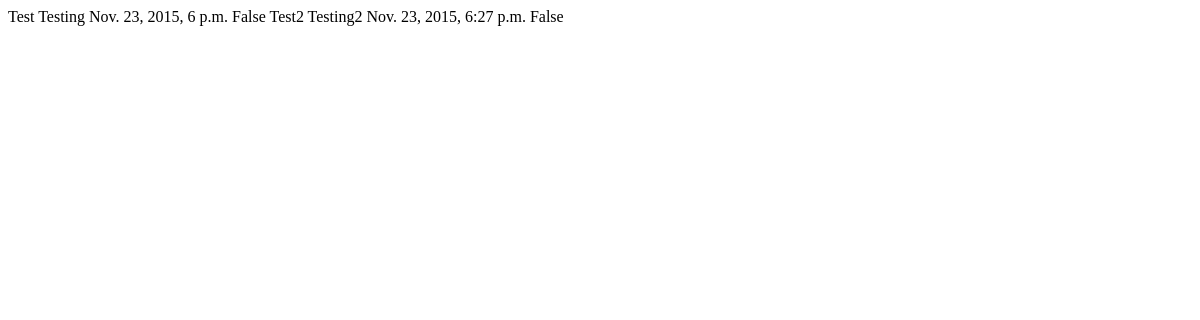
The page /post_request/ (signed in) on the database as committed earlier.
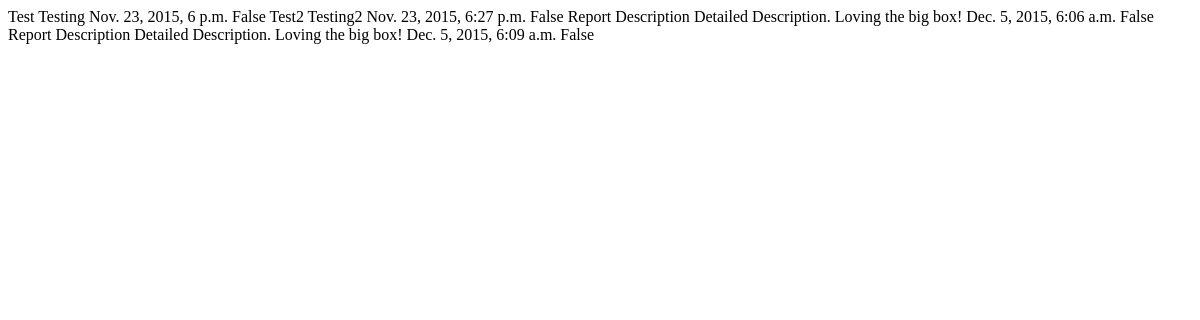
The same page on the database as committed later.
### myapplication/models.py (models this page shows)
class Report(models.Model):
    name = models.CharField(max_length=50, default='dummy_report', validators=[validate_report_name])
    timeStamp = models.DateTimeField(auto_now_add=True)
    shortDescription = models.CharField(max_length=50)
    detailedDescription = models.CharField(max_length=500)
    private = models.BooleanField(default=False)
    dct = models.ForeignKey(Dct, null=True)
    owner = models.ForeignKey(User, null=True)
    reportID = models.UUIDField(default=uuid.uuid4, editable=True)

### myapplication/views.py (the view)
# urls.py: url(r'^post_request/$', 'post_request', name='post_request'),
def post_request(request):
    global dctCurr
    global fErrDisplayed
    global stErr
    SM = request.user.groups.filter(name='Site_Managers').exists()
    if request.user.username not in mpuser_dctCurr:
        mpuser_dctCurr[request.user.username] = get_home_dct_from_user(request.user)
    if 'command' in request.POST:
        cliform = CLIForm(request.POST)
        if cliform.is_valid():
            rgwrd = request.POST['command'].split(' ')
            res = shell(rgwrd, request, mpuser_dctCurr[request.user.username])
            if isinstance(res, str):
                stErr = res
                fErrDisplay = False
            else:
                mpuser_dctCurr[request.user.username] = res
            return HttpResponseRedirect(reverse('myapplication.views.list'))
    else:
        cliform = CLIForm()
    reports = Report.objects.filter(dct=mpuser_dctCurr[request.user.username])
    documents = Document.objects.all()
    rgdct = Dct.objects.filter(dctParent=mpuser_dctCurr[request.user.username])
    stErrDisplay = None
    if not stErr == "" and not fErrDisplayed:
        stErrDisplay = stErr
        fErrDisplayed = True
    return render_to_response(
        'myapplication/post_request.html',
        {'documents': documents, 'reports': reports, 'rgdct': rgdct, 'cliform': cliform, 'dctCurr' : mpuser_dctCurr[request.user.username], 'path': pathFromDct(mpuser_dctCurr[request.user.username]), 'stErr' : stErrDisplay,'SM':SM},
        context_instance=RequestContext(request)
    )

### myapplication/shell.py (called while the page is built)
def pathFromDct(dct):
    path = ""
    while dct is not None:
        path = dct.stName + "/" + path
        dct = dct.dctParent
    path = "root/" + path
    return path

### myapplication/templates/myapplication/post_request.html
{% for report in reports %}
{{report.shortDescription}}
{{report.detailedDescription}}
{{report.timeStamp}}
{{report.private}}
{% endfor %}

Rows that differ between the two databases and show on the page:
added Report: shortDescription "Report Description", detailedDescription "Detailed Description. Loving the big box!", timeStamp "Dec. 5, 2015, 6:06 a.m.", private "False"
added Report: shortDescription "Report Description", detailedDescription "Detailed Description. Loving the big box!", timeStamp "Dec. 5, 2015, 6:09 a.m.", private "False"
